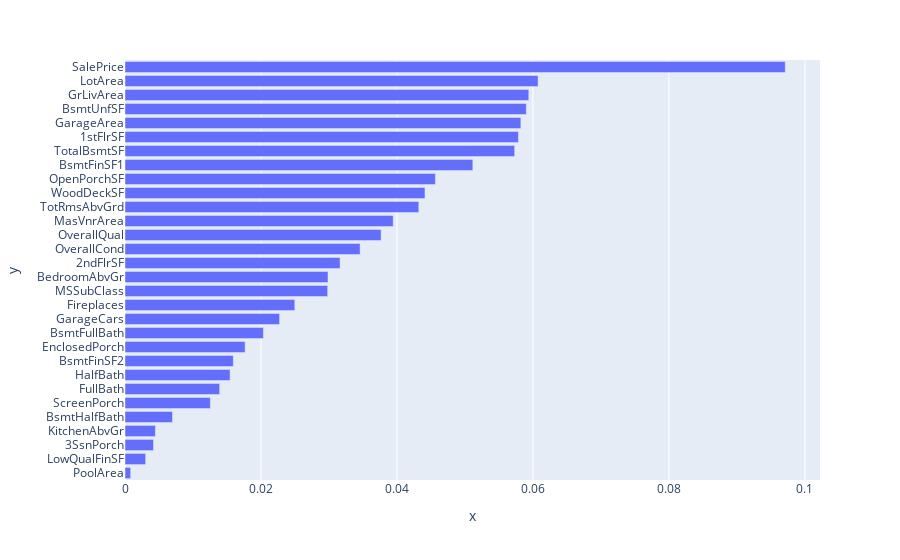

The notebook cell saved with this chart:
### Code cell
feat_importances = pd.Series(num_tree_model.feature_importances_, index=num_cols.columns
                            ).sort_values(ascending=True)

px.bar(x=feat_importances.values, y=feat_importances.index)

### Figure 1 — Plotly figure (JSON) as saved in the notebook; plotly's stock layout.template omitted (floating-point values rounded to 4 significant figures)
{"data": [{"alignmentgroup": "True", "hovertemplate": "x=%{x}<br>y=%{y}<extra></extra>", "legendgroup": "", "marker": {"color": "#636efa"}, "name": "", "offsetgroup": "", "orientation": "h", "showlegend": false, "textposition": "auto", "type": "bar", "x": [0.0008331, 0.003037, 0.004193, 0.00447, 0.006987, 0.01255, 0.01393, 0.01546, 0.01593, 0.01767, 0.02036, 0.02274, 0.02497, 0.02981, 0.02986, 0.03163, 0.03458, 0.03767, 0.03945, 0.04321, 0.04412, 0.04566, 0.05116, 0.05732, 0.05787, 0.05823, 0.05903, 0.0594, 0.06076, 0.09712], "xaxis": "x", "y": ["PoolArea", "LowQualFinSF", "3SsnPorch", "KitchenAbvGr", "BsmtHalfBath", "ScreenPorch", "FullBath", "HalfBath", "BsmtFinSF2", "EnclosedPorch", "BsmtFullBath", "GarageCars", "Fireplaces", "MSSubClass", "BedroomAbvGr", "2ndFlrSF", "OverallCond", "OverallQual", "MasVnrArea", "TotRmsAbvGrd", "WoodDeckSF", "OpenPorchSF", "BsmtFinSF1", "TotalBsmtSF", "1stFlrSF", "GarageArea", "BsmtUnfSF", "GrLivArea", "LotArea", "SalePrice"], "yaxis": "y"}], "layout": {"barmode": "relative", "legend": {"tracegroupgap": 0}, "margin": {"t": 60}, "xaxis": {"anchor": "y", "domain": [0, 1], "title": {"text": "x"}}, "yaxis": {"anchor": "x", "domain": [0, 1], "title": {"text": "y"}}}}
